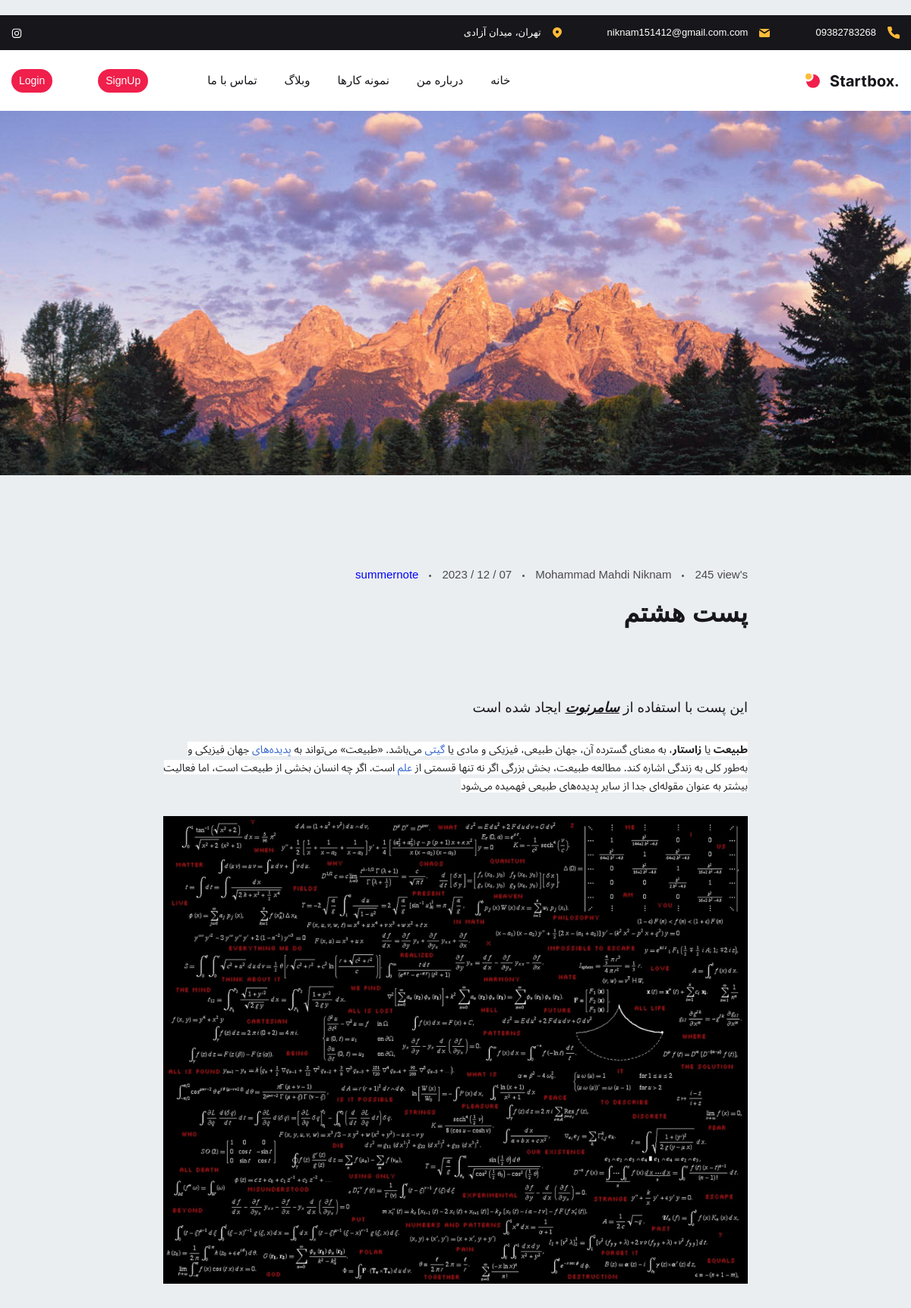
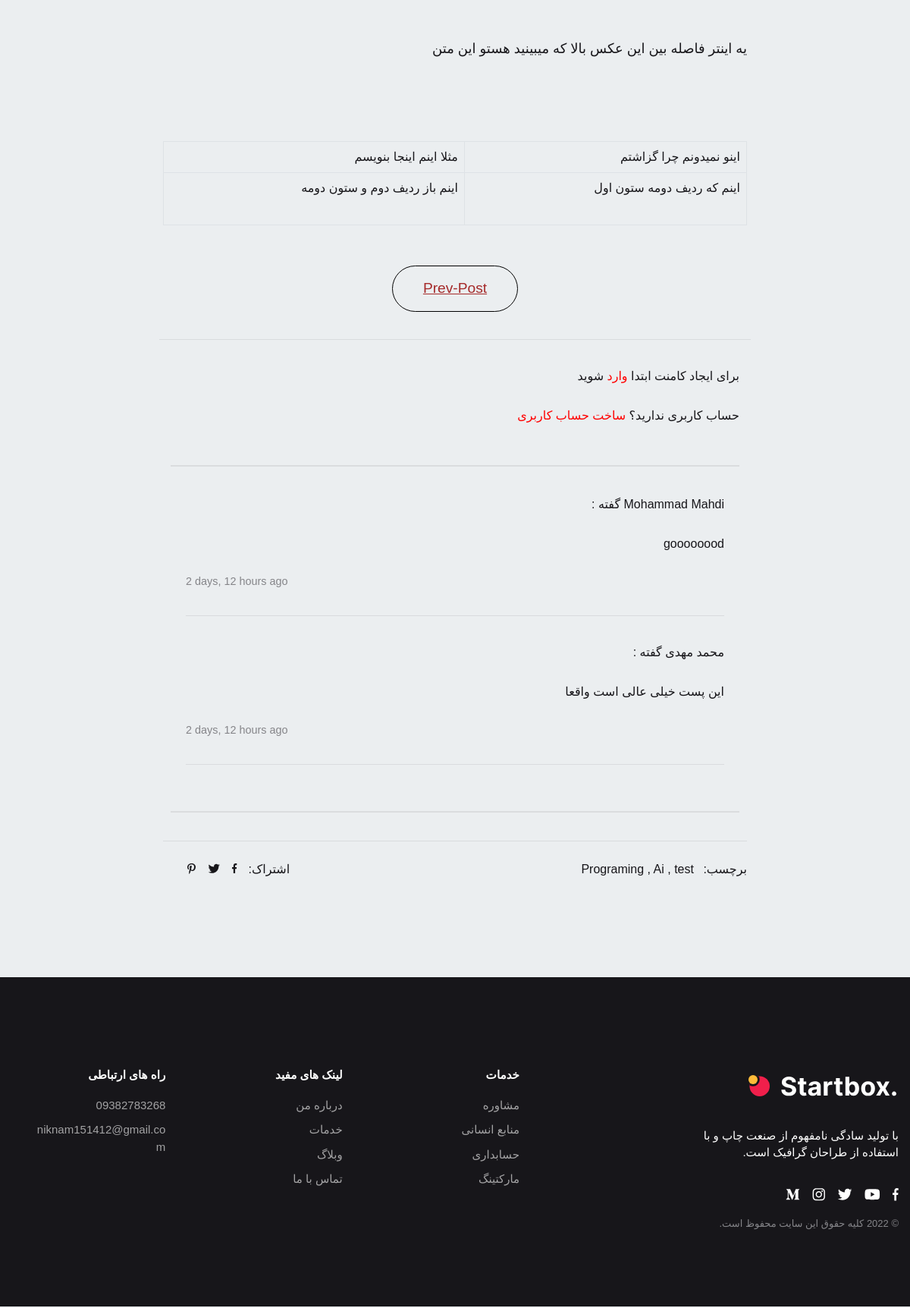
/blog/8 (upper part), run on the app's committed database (2 pictures, top to bottom).
### blog/models.py (models this page shows, shortened)
class Post(models.Model):
    title = models.CharField(max_length=255)
    content = models.TextField()
    author = models.ForeignKey(User, on_delete=models.CASCADE)
    image = models.ImageField(upload_to='blog/', default='blog/default.jpg')
    category = models.ManyToManyField(Category)
    tags = TaggableManager()
    counted_view = models.IntegerField(default=0)
    status=models.BooleanField(default=False)
    created_at=models.DateTimeField(auto_now_add=True)
    published_at=models.DateTimeField(auto_now=True, null=True)
    updated_at=models.DateTimeField(auto_now=True)
    class Meta:
        ordering = ['-created_at',]

class Comment(models.Model):
    post = models.ForeignKey(Post, on_delete=models.CASCADE)
    first_name = models.CharField(max_length=255)
    last_name = models.CharField(max_length=255)
    email = models.EmailField(null=True, blank=True)
    username = models.CharField(max_length=255, null=True, blank=True)
    message = models.TextField()
    approved = models.BooleanField(default=False)
    created_at=models.DateTimeField(auto_now_add=True)
    class Meta:
        ordering = ['-created_at']

class Category(models.Model):
    name = models.CharField(max_length=255)

### blog/views.py (the view, shortened to what this page needs)
# urls.py: path('<int:pid>', blog_single,name='single'),
def blog_single(request, pid):
    msg = None
    now = timezone.now()
    posts = Post.objects.filter(status=True).exclude(published_at__gte=now)
    post = get_object_or_404(posts, pk=pid)
    comment = Comment.objects.filter(post=post.id, approved=True)
    prev = Post.objects.filter(status=1, created_at__lt=post.created_at).exclude(pk=post.pk).order_by('-created_at').first()
    next = Post.objects.filter(status=1, created_at__gt=post.created_at).exclude(pk=post.pk).order_by('created_at').first()
    post.counted_view += 1
    post.save()
    form = CommentForm()
    context = {'post': post, 'next': next, 'prev': prev, 'comment':comment, 'msg':msg, 'form':form}
    return render(request, 'single-post.html', context)

### templates/single-post.html (shortened to what this page needs)
{% extends "base.html" %}
{% load static %}
{% load humanize %}
{% block content %}
<div class="content-wrap ">
  <div class="py-240 position-relative">
    <div class="background">
      <div class="background-image jarallax" data-jarallax data-speed="0.8"><img class="jarallax-img" loading="lazy"
          src="{{post.image.url}}" alt=""></div>
    </div>
  </div>
  <div class="container">
    <div class="row pt-120 pb-60">
      <div class="col-12 col-lg-8 offset-lg-2">{% for tag in post.tags.all %}
        <div class="subtitle mb-15 font-size-15 fw-medium text-gray-dark"><a class="atag"
            href="{% url 'blog:tag' tag_name=tag.name %}">{{tag.name}}</a><span
            class="sep-dot"></span>{{post.published_at|date:'Y / m / d'}}<span class="sep-dot"></span>{{post.author.get_full_name}}<span
            class="sep-dot"></span>{{post.counted_view}} view's
        </div>{% endfor %}
        <h3 class="m-0 ps-30">{{post.title}}</h3>
      </div>
    </div>
    <div class="row">
      <div class="col-12 col-lg-8 offset-lg-2">
        <p>{{post.content|safe}}</p>
      </div>
    </div>
<div style="text-align: center;">
  <div class="btn pgm">
    <div style="text-align: center;">
      {% if post.id > prev.id %}
      <a href="{{ prev.id }}" style="font-size: larger; color: brown;">Prev-Post</a>
      {% endif %}
    </div></br></hr>
  </div>
</div>
    <div class="col-12 col-lg-8 offset-lg-2">
    <hr style="color: black;">
    </div>
    <div class="col-12 col-lg-8 offset-lg-2">
      <link href="https://maxcdn.bootstrapcdn.com/font-awesome/4.3.0/css/font-awesome.min.css" rel="stylesheet">
      <link href="{% static 'css/commenting.css' %}" rel="stylesheet">
      <div class="container bootdey">
        <div class="col-md-12 bootstrap snippets">
          <div class="panel">
            {% if request.user.is_authenticated %}
            <div class="panel-body">
            <form method="post" action="{% url 'blog:single' pid=post.id %}">
            {% csrf_token %}
              <textarea class="form-control" rows="4" name="message" placeholder="نظر شما چیست؟"></textarea>
              {{form.captcha}}
              <input type="hidden" name="post" value="{{post.id}}">
              <input type="hidden" name="first_name" value="{{request.user.first_name}}">
              <input type="hidden" name="last_name" value="{{request.user.last_name}}">
              <input type="hidden" name="email" value="{{request.user.email}}">
              <input type="hidden" name="username" value="{{request.user.username}}">
              <div class="mar-top clearfix">
                <button class="btn btn-sm btn-primary pull-right" type="submit"><i class="fa fa-pencil fa-fw"></i>
                  Share</button>
              </div>
            </form>
            </div>
            {% else %}
            <p>برای ایجاد کامنت ابتدا <a style="color: red;" href="{% url 'accounts:login' %}">وارد</a> شوید</p>
            <p>حساب کاربری ندارید؟ <a style="color: red;" href="{% url 'accounts:signup' %}">ساخت حساب کاربری</a></p>
            {% endif %}
          </div>
          <div class="panel">
            <div class="panel-body">
              {% for c in comment %}
              <div class="media-block">
                <div class="media-body">
                  <div class="mar-btm">
                    <p class="text-semibold media-heading box-inline">{{c.first_name}} گفته :</p>
                  </div>
                  <p>{{c.message}}</p>
                  <p class="text-muted text-sm hnt">{{c.created_at|naturaltime}}</p>
                  <hr>
                </div>
              </div>
              {% empty %}
              <P>هیج کامنتی اینجا نیست...</P>
              {% endfor %}
            </div>
          </div>
        </div>
      </div>
    </div>
<div class="row mb-130">
  <div class="col-12 col-lg-8 offset-lg-2">
    <hr class="mt-0 mb-25">
    <div class="row justify-content-between gy-10">
      <div class="col-auto"><span class="fw-medium font-size-16 ms-8">برچسب:</span>
        {% for cat in post.category.all %}
        <a class="text-decoration-none text-hover-accent-1" href="#">{{cat.name}} </a>{% if not forloop.last %} ,
        {% endif %}{% endfor %}
      </div>
      <div class="col-auto"><span class="fw-medium font-size-16 ms-10">اشتراک:</span>
        <ul class="nav nav-gap-md d-inline-flex">
          <li class="nav-item"><a class="nav-link" href="#"><svg xmlns="http://www.w3.org/2000/svg" width="7"
                height="13" fill="none">
                <path fill="currentColor"
                  d="M5.15 2.158H6.3V.091C6.102.063 5.42 0 4.625 0 2.966 0 1.83 1.077 1.83 3.054v1.821H0v2.31h1.83V13h2.244V7.186H5.83l.28-2.311H4.073V3.283c0-.668.174-1.125 1.076-1.125Z" />
              </svg></a></li>
          <li class="nav-item"><a class="nav-link" href="#"></a></li>
          <li class="nav-item"><a class="nav-link" href="#"></a></li>
        </ul>
      </div>
    </div>
  </div>
</div>
</div>
</div>
{% endblock %}

### static/css/commenting.css (style rules this page uses)
body { margin-top:20px; background:#ebeef0; }
.panel { box-shadow: 0 2px 0 rgba(0,0,0,0.075); border-radius: 0; border: 0; margin-bottom: 15px; }
.panel .panel-footer, .panel>:last-child { border-bottom-left-radius: 0; border-bottom-right-radius: 0; }
.panel .panel-heading, .panel>:first-child { border-top-left-radius: 0; border-top-right-radius: 0; }
.panel-body { padding: 25px 20px; }
.media-block .media-body { display: block; overflow: hidden; width: auto }
.text-muted, a.text-muted:hover, a.text-muted:focus { color: #acacac; }
.text-sm { font-size: 0.9em; }
.text-5x, .text-4x, .text-5x, .text-2x, .text-lg, .text-sm, .text-xs { line-height: 1.25; }

### data on the page
Post: image (picture), published_at "2023 / 12 / 07", author.get_full_name "Mohammad Mahdi Niknam", counted_view "245", title "پست هشتم", content "این پست با استفاده از سامرنوت ایجاد شده است طبیعت یا زاستار ، به معنای گسترده آن، جهان طبیعی، فیزیکی و مادی یا گیتی می‌باشد. «طبیعت» می‌تواند به پدیده‌های جهان فیزیکی و به‌طور کلی به زندگی اشاره کند. مطالعه طبیعت، بخش بزرگی اگر نه تنها قسمتی از علم است. اگر چه انسان بخشی از طبیعت است، اما فعالیت بیشتر به عنوان مقوله‌ای جدا از سایر پدیده‌های طبیعی فهمیده می‌شود یه اینتر فاصله بین این عکس بالا که میبینید هستو این متن اینو نمیدونم چرا گزاشتم مثلا اینم اینجا بنویسم اینم که ردیف دومه ستون اول اینم باز ردیف دوم و ستون دومه", content (picture)
Tag: name "summernote"
Comment: first_name "Mohammad Mahdi", message "goooooood", created_at "2 days, 12 hours ago"
Comment: first_name "محمد مهدی", message "این پست خیلی عالی است واقعا", created_at "2 days, 12 hours ago"
Category: name "Programing"
Category: name "Ai"
Category: name "test"
